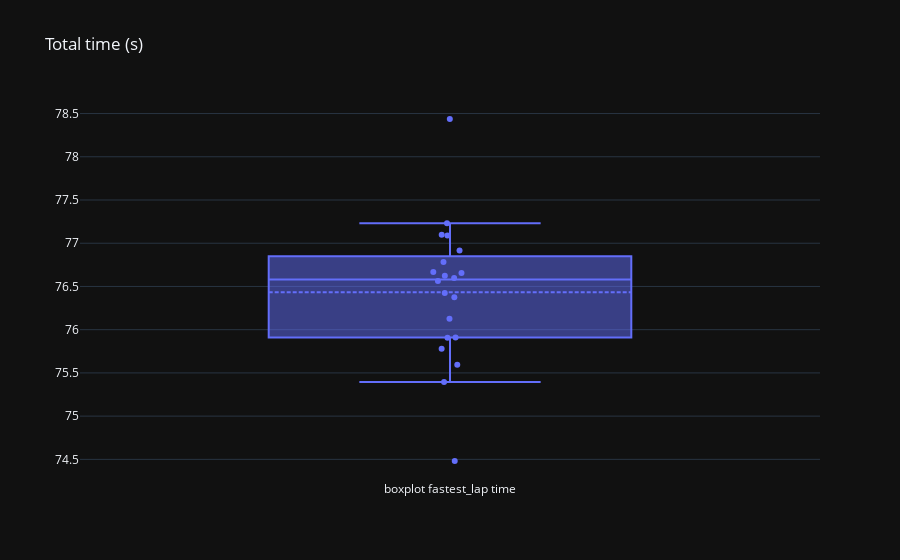

Write notebook code for a chart like this one.
### Code cell
fig = go.Figure(layout=go.Layout(title="Total time (s)", template="plotly_dark"))
fig.add_trace(go.Box(y=last_gp["best_lap"], name="boxplot fastest_lap time", boxpoints="all", jitter=0.1, pointpos=0, boxmean=True, text=last_gp["pilot"]))

### Figure 1 — Plotly figure (JSON) as saved in the notebook; plotly's stock layout.template omitted (floating-point values rounded to 4 significant figures)
{"data": [{"boxmean": true, "boxpoints": "all", "jitter": 0.1, "name": "boxplot fastest_lap time", "pointpos": 0, "text": ["ver", "alo", "ham", "lec", "sai", "per", "alb", "oco", "str", "bot", "pia", "gas", "nor", "tsu", "hul", "zho", "mag", "dev", "rus", "sar"], "type": "box", "y": [75.59, 75.78, 75.4, 75.91, 75.91, 74.48, 76.92, 76.78, 76.56, 76.62, 76.6, 76.42, 76.37, 76.67, 77.23, 77.09, 76.13, 76.66, 77.1, 78.44]}], "layout": {"title": {"text": "Total time (s)"}}}
